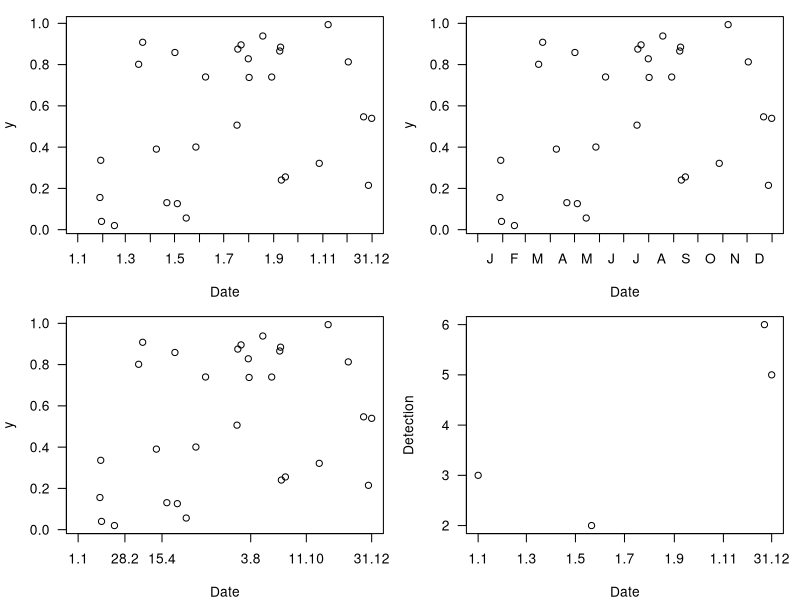

Reproduce this figure in R.
## ---- chunk 1
# creating a code file with day, month and date:
ttt <- c(31,28,31,30,31,30,31,31,30,31,30,31)  # days per month
code_doy <- data.frame(day=unlist(sapply(as.list(ttt),function(x){seq(1:x)})),
                        month=rep(1:12,times=ttt),
                        doy=1:365)
code_doy$date <- paste(code_doy$day,code_doy$month,sep=".")
# this is very base coding. sure there are date-formats that help, but 5 lines is not that much, either, and you
# have no issues with leap days etc. messing things up

# some data:
dat <- data.frame(doy = sample(1:365,30),
                  y = runif(30))
## ---- chunk 2
par(mfrow=c(2,2), mar=c(4,4,1,1))
plot(dat$doy, dat$y, xlab="Date",ylab="y",las=1,xaxt="n", xlim=c(1,365))
  # first a tick at month-changes (on half-days... it would also be ok to tick at the first of each month...):
t.x.lab <- code_doy$day==1
axis(1,code_doy$doy[t.x.lab]-0.5,labels=F,gap.axis = 0)
  # and the last tick:
axis(1,365.5,labels=F,gap.axis = 0)
  # choose whatever dates you want to label on x, e.g., regular labels:
t.x.lab <- (code_doy$day==1 & code_doy$month %in% seq(1,11,by=2)) | code_doy$date=="31.12"
axis(1,code_doy$doy[t.x.lab],code_doy$date[t.x.lab],gap.axis = 0, tick=F)

# month first-letter in the middle between the ticks:
plot(dat$doy, dat$y, xlab="Date",ylab="y",las=1,xaxt="n", xlim=c(1,365))
t.x.lab <- code_doy$day==1   # same as above
axis(1,code_doy$doy[t.x.lab]-0.5,labels=F,gap.axis = 0)
axis(1,365.5,labels=F,gap.axis = 0)
  # month first-letter:
t.x.1 <- c(code_doy$doy[code_doy$day==1]-0.5,365.5)  # month borders, including end of year
axis(1,t.x.1[-1]-diff(t.x.1)/2, substring(month.name,1,1),tick=F, gap.axis=0)

# any selected dates:
plot(dat$doy, dat$y, xlab="Date",ylab="y",las=1,xaxt="n", xlim=c(1,365))
  # now: any dates that might be important for your message:
t.x.lab <- code_doy$date %in% c("1.1","28.2","15.4","3.8","11.10","31.12")
axis(1,code_doy$doy[t.x.lab],code_doy$date[t.x.lab],gap.axis = 0)
## ---- chunk 3
t.x.lab <- as.Date(paste0(c("1.1","1.3","1.5","1.7","1.9","1.11","31.12"),".2024"),format="%d.%m.%Y")
t.x.lab2 <- paste(as.numeric(format(t.x.lab,"%d")),as.numeric(format(t.x.lab,"%m")),sep=".")

plot(as.Date(c("01.01.2024","21.05.2024","22.12.2024","31.12.2024"),format="%d.%m.%Y"),c(3,2,6,5), xaxt="n",
     xlab="Date",ylab="Detection", las=1)
axis(1,t.x.lab,t.x.lab2,gap.axis = 0)
